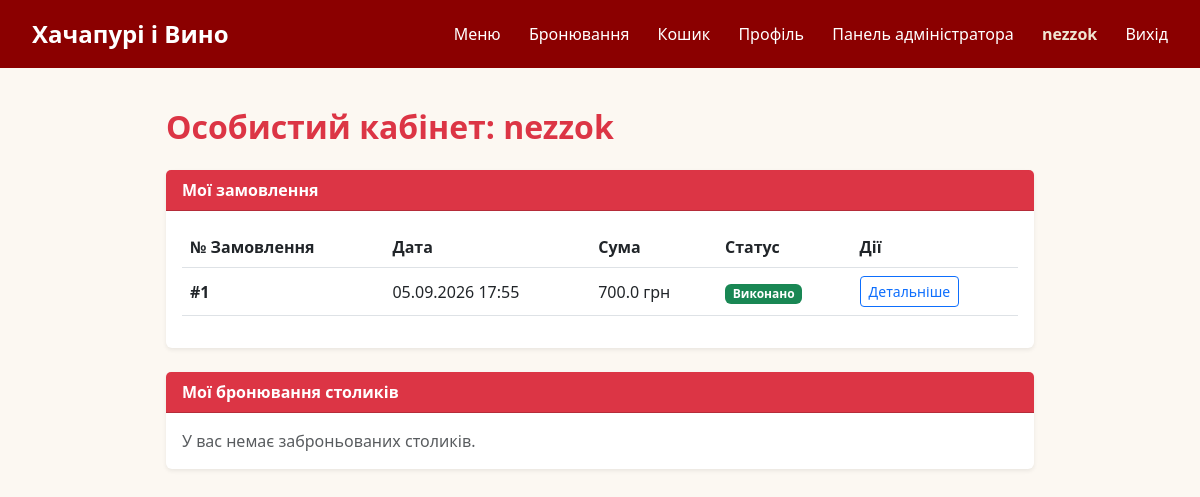
The app's page /profile (signed in) with its own data.
### models.py (models this page shows, shortened)
class User(UserMixin, db.Model):
    id = db.Column(db.Integer, primary_key=True)
    username = db.Column(db.String(50), nullable=False)
    email = db.Column(db.String(120), unique=True, nullable=False)
    password_hash = db.Column(db.String(255), nullable=False)
    is_admin = db.Column(db.Boolean, default=False)
    is_superadmin = db.Column(db.Boolean, default=False)

class Order(db.Model):
    id = db.Column(db.Integer, primary_key=True)
    user_id = db.Column(db.Integer, db.ForeignKey('user.id'), nullable=False)
    total_price = db.Column(db.Float, nullable=False)
    status = db.Column(db.String(50), default='В обробці')
    created_at = db.Column(db.DateTime, default=datetime.utcnow)
    items = db.relationship('OrderItem', backref='order', lazy=True, cascade='all, delete-orphan')
    user = db.relationship('User', backref='orders', lazy=True)

### app.py (the view)
@app.route('/profile')
@login_required
def profile():
    orders = Order.query.filter_by(user_id=current_user.id).order_by(Order.created_at.desc()).all()
    reservations = Reservation.query.filter_by(user_id=current_user.id).all()
    return render_template('profile.html', orders=orders, reservations=reservations)

### app.py (called while the page is built)
@login_manager.user_loader
def load_user(user_id):
    return User.query.get(int(user_id))

### templates/profile.html (shortened to what this page needs)
{% extends 'base.html' %}
{% block content %}
<div class="container my-4" style="max-width: 900px;">
    <h2 class="text-danger fw-bold mb-4">Особистий кабінет: {{ current_user.username }}</h2>
    <div class="card border-0 shadow-sm mb-4">
        <div class="card-header bg-danger text-white fw-bold">Мої замовлення</div>
        <div class="card-body">
            {% if orders %}
            <div class="table-responsive">
                <table class="table align-middle">
                    <thead>
                        <tr>
                            <th>№ Замовлення</th>
                            <th>Дата</th>
                            <th>Сума</th>
                            <th>Статус</th>
                            <th>Дії</th>
                        </tr>
                    </thead>
                    <tbody>
                        {% for order in orders %}
                        <tr>
                            <td><strong>#{{ order.id }}</strong></td>
                            <td>{{ order.created_at.strftime('%d.%m.%Y %H:%M') }}</td>
                            <td>{{ order.total_price }} грн</td>
                            <td>
                                {% if order.status == 'Виконано' %}
                                    <span class="badge bg-success">Виконано</span>
                                {% else %}
                                    <span class="badge bg-warning text-dark">В обробці</span>
                                {% endif %}
                            </td>
                            <td>
                                <a href="{{ url_for('my_order', order_id=order.id) }}" class="btn btn-sm btn-outline-primary">Детальніше</a>
                            </td>
                        </tr>
                        {% endfor %}
                    </tbody>
                </table>
            </div>
            {% else %}
            <p class="text-muted m-0">У вас немає активних замовлень.</p>
            {% endif %}
        </div>
    </div>
    <div class="card border-0 shadow-sm">
        <div class="card-header bg-danger text-white fw-bold">Мої бронювання столиків</div>
        <div class="card-body">
            {% if reservations %}
            <ul class="list-group list-group-flush">
                {% for res in reservations %}
                <li class="list-group-item d-flex justify-content-between align-items-center">
                    <div>
                        <strong>Дата:</strong> {{ res.date }} о {{ res.time }} | <strong>Гостей:</strong> {{ res.guests }}
                    </div>
                    <form action="{{ url_for('cancel_my_reservation', res_id=res.id) }}" method="POST">
                        <input type="hidden" name="csrf_token" value="{{ csrf_token() }}">
                        <button type="submit" class="btn btn-sm btn-outline-danger">Скасувати</button>
                    </form>
                </li>
                {% endfor %}
            </ul>
            {% else %}
            <p class="text-muted m-0">У вас немає заброньованих столиків.</p>
            {% endif %}
        </div>
    </div>
</div>
{% endblock %}

### templates/base.html (shortened to what this page needs)
<!DOCTYPE html>
<html lang="uk">
<head>
    <link href="https://cdn.jsdelivr.net/npm/bootstrap@5.3.0/dist/css/bootstrap.min.css" rel="stylesheet">
    <link rel="stylesheet" href="{{ url_for('static', filename='css/style.css') }}">
</head>
<body>
    <header>
        <div class="logo">
            <a href="{{ url_for('index') }}" style="color: white; text-decoration: none;">Хачапурі і Вино</a>
        </div>
        <nav>
            <a href="{{ url_for('index') }}">Меню</a>
            <a href="{{ url_for('booking') }}">Бронювання</a>
            {% if current_user.is_authenticated %}
                <a href="{{ url_for('cart') }}">Кошик</a>
                <a href="{{ url_for('profile') }}">Профіль</a>
                {% if current_user.is_admin %}
                    <a href="{{ url_for('admin') }}">Панель адміністратора</a>
                {% endif %}
                <span style="margin-left: 1.5rem; font-weight: bold; color: #f0e6d2;">{{ current_user.username }}</span>
                <a href="{{ url_for('logout') }}">Вихід</a>
            {% else %}
                <a href="{{ url_for('login') }}">Вхід</a>
                <a href="{{ url_for('register') }}">Реєстрація</a>
            {% endif %}
        </nav>
    </header>
    <div class="container-fluid px-4 py-3">
        {% block content %}{% endblock content %}
    </div>
</body>
</html>

### static/css/style.css (style rules this page uses)
body { font-family: 'Segoe UI', Tahoma, Geneva, Verdana, sans-serif; margin: 0; background-color: #fcf8f2; color: #333; }
header { background-color: #8b0000; color: white; padding: 1rem 2rem; display: flex; justify-content: space-between; align-items: center; }
header .logo { font-size: 1.5rem; font-weight: bold; }
nav a { color: white; text-decoration: none; margin-left: 1.5rem; font-weight: 500; }
.container { max-width: 1100px; margin: 2rem auto; padding: 0 1rem; }

### records on screen
User: username "nezzok"
Order: id "1", created_at "05.09.2026 17:55", total_price "700.0", status "Виконано"
